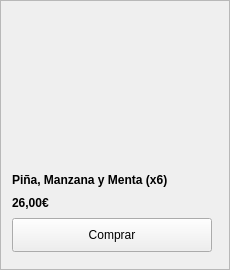
                       <widget class="QFrame" name="frame_4">
                        <property name="minimumSize">
                         <size>
                          <width>230</width>
                          <height>270</height>
                         </size>
                        </property>
                        <property name="maximumSize">
                         <size>
                          <width>230</width>
                          <height>270</height>
                         </size>
                        </property>
                        <property name="frameShape">
                         <enum>QFrame::StyledPanel</enum>
                        </property>
                        <property name="frameShadow">
                         <enum>QFrame::Raised</enum>
                        </property>
                        <layout class="QVBoxLayout" name="verticalLayout_24">
                         <item>
                          <widget class="QLabel" name="labelm_zumo_4">
                           <property name="minimumSize">
                            <size>
                             <width>200</width>
                             <height>150</height>
                            </size>
                           </property>
                           <property name="maximumSize">
                            <size>
                             <width>200</width>
                             <height>150</height>
                            </size>
                           </property>
                           <property name="styleSheet">
                            <string notr="true">border-image: url(:/imagenes_zumos/z_zumos4.jpg);</string>
                           </property>
                           <property name="text">
                            <string/>
                           </property>
                          </widget>
                         </item>
                         <item>
                          <widget class="QLabel" name="label_24">
                           <property name="maximumSize">
                            <size>
                             <width>16777215</width>
                             <height>15</height>
                            </size>
                           </property>
                           <property name="font">
                            <font>
                             <weight>75</weight>
                             <bold>true</bold>
                             <stylestrategy>PreferDefault</stylestrategy>
                            </font>
                           </property>
                           <property name="text">
                            <string>Piña, Manzana y Menta (x6)</string>
                           </property>
                          </widget>
                         </item>
                         <item>
                          <widget class="QLabel" name="precioAvenaHinchada_4">
                           <property name="maximumSize">
                            <size>
                             <width>16777215</width>
                             <height>15</height>
                            </size>
                           </property>
                           <property name="font">
                            <font>
                             <weight>75</weight>
                             <bold>true</bold>
                             <stylestrategy>PreferDefault</stylestrategy>
                            </font>
                           </property>
                           <property name="text">
                            <string>26,00€</string>
                           </property>
                           <property name="scaledContents">
                            <bool>false</bool>
                           </property>
                          </widget>
                         </item>
                         <item>
                          <widget class="QPushButton" name="botonComprar_12">
                           <property name="minimumSize">
                            <size>
                             <width>200</width>
                             <height>34</height>
                            </size>
                           </property>
                           <property name="maximumSize">
                            <size>
                             <width>200</width>
                             <height>34</height>
                            </size>
                           </property>
                           <property name="text">
                            <string>Comprar</string>
                           </property>
                          </widget>
                         </item>
                        </layout>
                       </widget>
